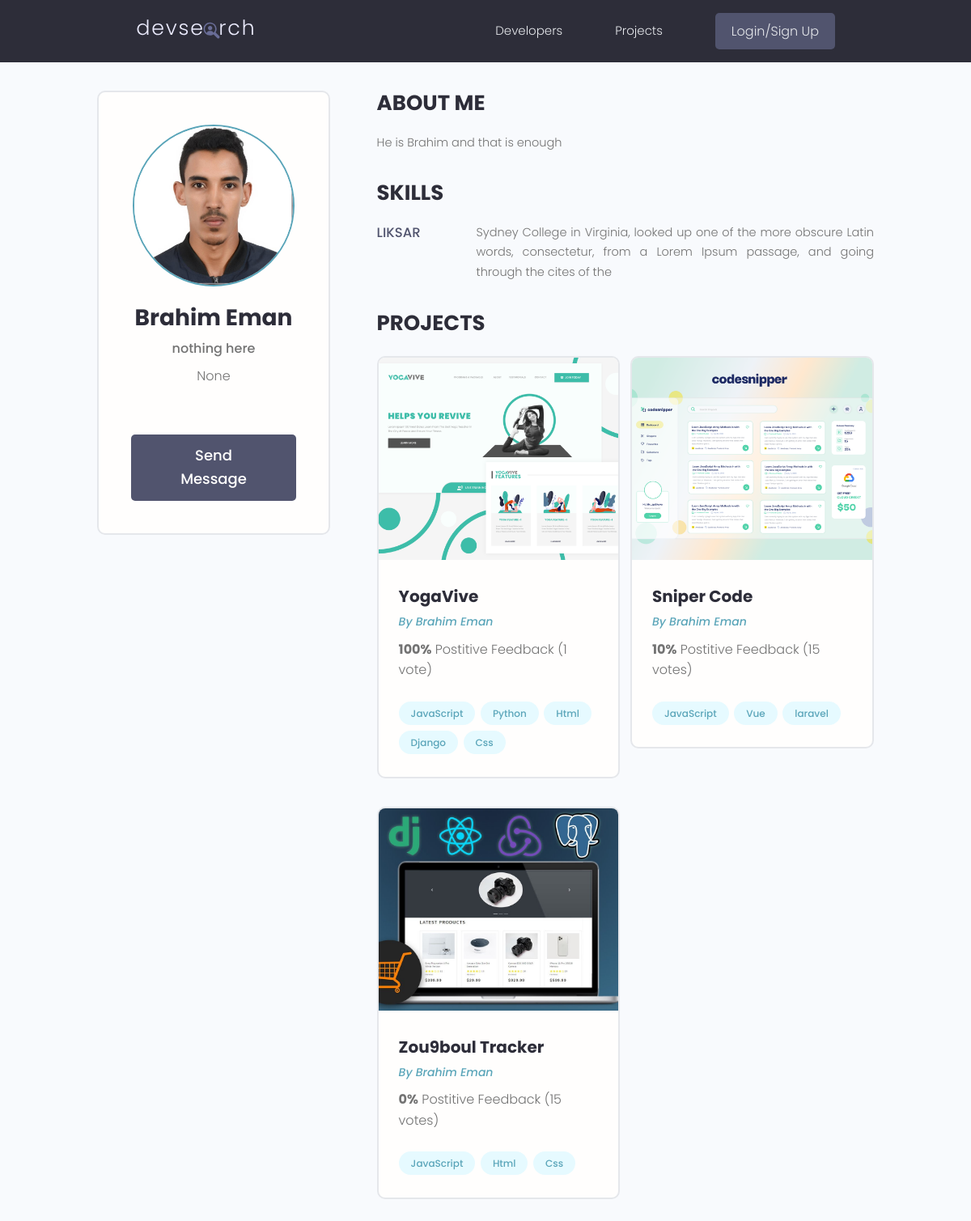
Page /profile/c1fcb2f1-6599-496a-b8a0-5ad07a0b2207/ on the committed database.
### users/models.py (models this page shows, shortened)
class Profile(models.Model):
    user = models.OneToOneField(
        User, on_delete=models.CASCADE, null=True, blank=True)
    name = models.CharField(max_length=200, blank=True, null=True)
    username = models.CharField(max_length=200, blank=True, null=True)
    email = models.EmailField(max_length=500, blank=True, null=True)
    location = models.CharField(max_length=200, blank=True, null=True)
    short_intro = models.CharField(max_length=200, blank=True, null=True)
    bio = models.TextField(blank=True, null=True)
    profile_image = models.ImageField(
        null=True, blank=True, upload_to='profiles/', default="profiles/user-default.png")
    social_github = models.CharField(max_length=200, blank=True, null=True)
    social_twitter = models.CharField(max_length=200, blank=True, null=True)
    social_linkedin = models.CharField(max_length=200, blank=True, null=True)
    social_youtube = models.CharField(max_length=200, blank=True, null=True)
    social_website = models.CharField(max_length=200, blank=True, null=True)
    created = models.DateTimeField(auto_now_add=True)
    id = models.UUIDField(
        default=uuid.uuid4, unique=True, primary_key=True, editable=False)

class Skill(models.Model):
    owner = models.ForeignKey(
        Profile, on_delete=CASCADE, blank=True, null=True)
    name = models.CharField(max_length=200, blank=True, null=True)
    description = models.TextField(blank=True, null=True)
    created = models.DateTimeField(auto_now_add=True)
    id = models.UUIDField(
        default=uuid.uuid4, unique=True, primary_key=True, editable=False)

### projects/models.py (models this page shows, shortened)
class Project(models.Model):
    owner = models.ForeignKey(
        Profile, null=True, blank=True, on_delete=models.SET_NULL)
    title = models.CharField(max_length=190)
    descirption = models.TextField(null=True, blank=True)
    featured_image = models.ImageField(
        null=True, blank=True, default="default.jpg")
    demo_link = models.CharField(max_length=2000, null=True, blank=True)
    source_link = models.CharField(max_length=2000, null=True, blank=True)
    tags = models.ManyToManyField('Tag', blank=True)
    vote_total = models.IntegerField(default=0, null=True, blank=True)
    vote_ratio = models.IntegerField(default=0, null=True, blank=True)
    created = models.DateTimeField(auto_now_add=True)
    id = models.UUIDField(
        default=uuid.uuid4, unique=True, primary_key=True, editable=False)
    class Meta:
        ordering = ['-vote_ratio', '-vote_total', 'title']

class Tag(models.Model):
    name = models.CharField(max_length=200)
    created = models.DateTimeField(auto_now_add=True)
    id = models.UUIDField(
        default=uuid.uuid4, unique=True, primary_key=True, editable=False)

### users/views.py (the view)
# urls.py: path('profile/<str:pk>/', views.userProfile, name='user-profile'),
def userProfile(request, pk):
    profile = Profile.objects.get(id=pk)
    context = {'profile': profile}
    return render(request, 'users/user-profile.html', context)

### users/templates/users/user-profile.html (shortened to what this page needs)
{% extends 'main.html' %}
{% block content %}
  <main class="profile my-md">
    <div class="container">
      <div class="layout">
        <div class="column column--1of3">
          <div class="card text-center">
            <div class="card__body dev">
              <img class="avatar avatar--xl" src="{{ profile.profile_image.url }}" />
              <h2 class="dev__name">{{profile.name}}</h2>
              <p class="dev__title">{{profile.short_intro}}</p>
              <p class="dev__location">{{profile.location}}</p>
              {% if request.user.profile.id != profile.id %}
              <a href="{% url 'create-message' profile.id %}" class="btn btn--sub btn--lg">Send Message </a>
              {%endif%}
            </div>
          </div>
        </div>
        <div class="column column--2of3">
          <div class="devInfo">
            <h3 class="devInfo__title">About Me</h3>
            <p class="devInfo__about">
                {{profile.bio}}
            </p>
          </div>
          <div class="devInfo">
            <h3 class="devInfo__title">Skills</h3>
            <div class="devInfo__skills">
            {% for skill in profile.skill_set.all %}
                {% if skill.description %}
                <div class="devSkill">
                    <h4 class="devSkill__title">{{skill.name}}</h4>
                    <p class="devSkill__info">
                        {{skill.description|slice:'150'}}
                    </p>
                </div>
                {% endif %}
            {% endfor %}
            </div>
          </div>
          <div class="devInfo">
            <h3 class="devInfo__title">Projects</h3>
            <div class="grid grid--two">
            {% for project in profile.project_set.all %}
              <div class="column">
                <div class="card project">
                  <a href="{% url 'project' project.id %}" class="project">
                    <img class="project__thumbnail" src="{{ project.featured_image.url }}" alt="project thumbnail" />
                    <div class="card__body">
                      <h3 class="project__title">{{project.title}}</h3>
                      <p><a class="project__author" href="{% url 'user-profile' project.owner.id %}">By {{project.owner.name}}</a></p>
                      <p class="project--rating">
                        <span style="font-weight: bold;">{{project.vote_ratio}}%</span> Postitive
                        Feedback ({{project.vote_total}} vote{{project.vote_total|pluralize:"s"}})
                      </p>
                      <div class="project__tags">
                        {% for tag in project.tags.all %}
                        <span class="tag tag--pill tag--main">
                          <small>{{tag.name}}</small>
                        </span>
                        {%endfor%}
                      </div>
                    </div>
                  </a>
                </div>
              </div>
            {%endfor%}
            </div>
          </div>
        </div>
      </div>
    </div>
  </main>
{% endblock content %}

### static/styles/app.css (style rules this page uses)
:root { --color-sub: #2d2d39; }
.btn--sub { background-color: var(--color-sub-light); }
.card { border: 2px solid var(--color-light); }
img { width: 100%; }
.profile .card > .dev { padding: 4rem; }
.dev__name { color: var(--color-sub); font-size: 2.8rem; font-weight: 700; margin-top: 1rem; margin-bottom: 0.5rem; }
.dev__title { font-size: 1.6rem; font-weight: 500; line-height: 1.3; }
.dev__location { margin-top: 1rem; }
.devInfo { margin-bottom: 3rem; }
.devInfo__title, .devInfo__subtitle { font-size: 2.6rem; color: var(--color-sub); text-transform: uppercase; font-weight: 700; margin-bottom: 1.5rem; }
.devInfo__about, .devSkill__info { font-size: 1.45rem; line-height: 1.7; text-align: justify; }
.devSkill { margin-bottom: 3rem; }
.devSkill__title { font-size: 1.65rem; font-weight: 500; color: var(--color-sub-light); }
@media screen and (min-width: 700px) { .devSkill { display: flex; justify-content: space-between; gap: 3rem; } }
@media screen and (min-width: 700px) { .devSkill__info { flex-basis: 80%; } }
.project__author { font-size: 1.4rem; font-style: italic; }
.project--rating { margin-bottom: 1.6em; margin-top: .5em; }
.project__thumbnail { height: 25rem; object-fit: cover; object-position: top center; }
.project__title { font-size: 2rem; font-weight: 700; color: var(--color-sub); }

### static/uikit/styles/modules/_variables.css (style rules this page uses)
:root { --color-main: #5aa5b9; --color-main-light: #e6faff; --color-sub: #3f4156; --color-sub-light: #51546e; --color-sub-lighter: #ededfd; --color-text: #737373; --color-gray: #8b8b8b; --color-light: #e5e7eb; --color-light-gray: #767676; --color-bg: #f8fafd; --color-white: #fffefd; --color-white-light: #f3f3f3; --color-success: #359e64; --color-success-bg: #def8e8; --color-error: #fc4b0b; --color-error-bg: #fff2ee; --font-base: 'Poppins', arial, helvetica, 'Segoe UI', roboto, ubuntu, sans-serif; --font-monospace: 'Fira Code', 'Courier New', courier, monospace; --font-regular: 300; --font-medium: 500; --font-bold: 700; --generic-shadow: 1px 1px 5px #00000010; --generic-transition: all 0.3s ease-in-out; }

### static/uikit/styles/modules/_base.css (style rules this page uses)
* { margin: 0; padding: 0; box-sizing: border-box; text-rendering: optimizeLegibility; color: inherit; font-size: inherit; }
html { font-size: 50%; }
@media only screen and (min-width: 480px) { html { font-size: 56.25%; } }
@media only screen and (min-width: 1200px) { html { font-size: 62.5%; } }
body { line-height: 1.6; font-weight: 400; font-size: 1.5rem; color: var(--color-text); background-color: var(--color-bg); min-height: 100vh; }

### static/uikit/styles/modules/_typography.css (style rules this page uses)
* { font-family: var(--font-base); }
h2 { font-size: 3.6rem; font-weight: var(--font-bold); }
h3 { font-size: 3.2rem; font-weight: var(--font-medium); }
h4 { font-size: 2.8rem; font-weight: var(--font-medium); }
p, span, strong { font-size: 1.6rem; color: var(--color-text); font-weight: var(--font-regular); }
a { padding-bottom: 2px; text-decoration: none; display: inline-block; color: var(--color-main); font-weight: var(--font-medium); }

### static/uikit/styles/modules/_utilities.css (style rules this page uses)
.container { width: 92%; max-width: 165rem; margin: 0 auto; box-sizing: border-box; }
@media screen and (min-width: 1000px) { .container { width: 90%; } }
@media screen and (min-width: 1200px) { .container { width: 80%; } }
.text-center { text-align: center; }
.my-md { margin: 3rem auto; }

### static/uikit/styles/modules/_avatar.css (style rules this page uses)
.avatar { border-radius: 50%; border: 2px solid var(--color-main); object-fit: cover; }
.avatar--xl { height: 20rem; width: 20rem; }

### static/uikit/styles/modules/_button.css (style rules this page uses)
.btn { display: inline-block; position: relative; cursor: pointer; background-color: var(--color-light); font-weight: var(--font-medium); color: var(--color-sub); text-decoration: none; padding: 1rem 2rem; border-radius: 0.5rem; border: none; width: -webkit-fit-content; width: -moz-fit-content; width: fit-content; height: -webkit-fit-content; height: -moz-fit-content; height: fit-content; font-size: 1.6rem; outline-width: 0; outline-color: transparent; -webkit-backface-visibility: hidden; backface-visibility: hidden; transition: all 0.3s ease-in-out; }
.btn--sub { background-color: var(--color-sub); color: var(--color-white); }
.btn--lg { font-size: 1.8rem; padding: 1.2rem 4.5rem; }

### static/uikit/styles/modules/_card.css (style rules this page uses)
.card { border-radius: 1rem; background-color: var(--color-white); border: 1.5px solid var(--color-light); width: auto; height: auto; margin-top: 0.5rem; margin-bottom: 0.5rem; overflow: hidden; }
.card__body, .card__header { padding: 2rem 2.5rem; }

### static/uikit/styles/modules/_layout.css (style rules this page uses)
.layout { display: flex; flex-flow: row wrap; justify-content: space-between; }
.layout > .column { margin-bottom: 3rem; }
.layout > .column.column--1of3 { flex-basis: 30%; }
.layout > .column.column--2of3 { flex-basis: 64%; }

### rows in the picture
Profile: profile_image (picture), name "Brahim Eman", short_intro "nothing here", location "None", bio "He is Brahim and that is enough"
Skill: name "LIKSAR", description "Sydney College in Virginia, looked up one of the more obscure Latin words, consectetur, from a Lorem Ipsum passage, and going through the cites of the"
Project: featured_image (picture), title "YogaVive", owner.name "Brahim Eman", vote_ratio "100", vote_total "1"
Tag: name "JavaScript"
Tag: name "Python"
Tag: name "Html"
Tag: name "Django"
Tag: name "Css"
Project: featured_image (picture), title "Sniper Code", owner.name "Brahim Eman", vote_ratio "10", vote_total "15"
Tag: name "Vue"
Tag: name "laravel"
Project: featured_image (picture), title "Zou9boul Tracker", owner.name "Brahim Eman", vote_ratio "0", vote_total "15"
